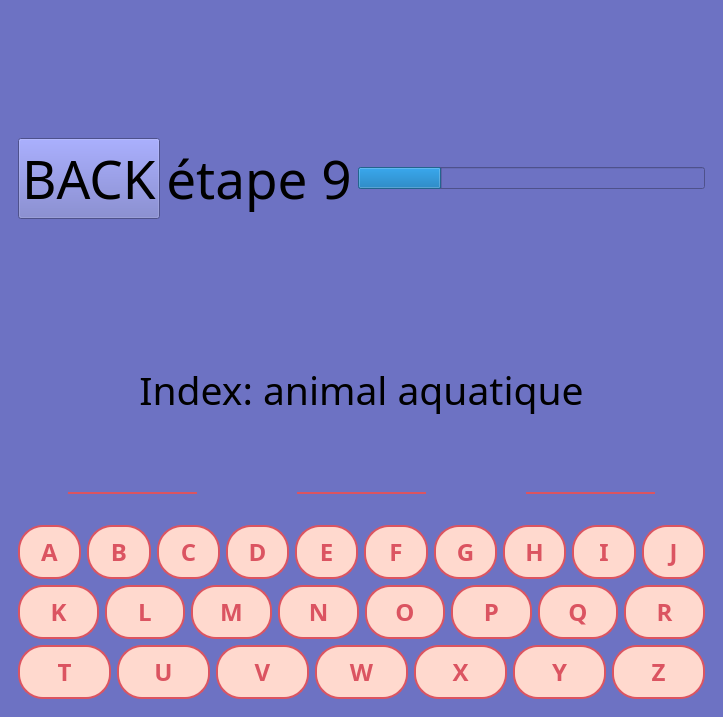
<?xml version="1.0" encoding="UTF-8"?>
<ui version="4.0">
 <class>MainWindow</class>
 <widget class="QMainWindow" name="MainWindow">
  <property name="geometry">
   <rect>
    <x>0</x>
    <y>0</y>
    <width>723</width>
    <height>717</height>
   </rect>
  </property>
  <property name="windowTitle">
   <string>MainWindow</string>
  </property>
  <widget class="QWidget" name="centralwidget">
   <property name="styleSheet">
    <string notr="true">background-color: rgb(109, 114, 195);</string>
   </property>
   <layout class="QVBoxLayout" name="verticalLayout_2">
    <item>
     <widget class="QWidget" name="widget" native="true">
      <layout class="QHBoxLayout" name="horizontalLayout">
       <item>
        <widget class="QPushButton" name="pushButton">
         <property name="font">
          <font>
           <family>Tempus Sans ITC</family>
           <pointsize>40</pointsize>
          </font>
         </property>
         <property name="text">
          <string>BACK</string>
         </property>
         <property name="icon">
          <iconset theme="QIcon::ThemeIcon::DocumentRevert"/>
         </property>
         <property name="iconSize">
          <size>
           <width>30</width>
           <height>30</height>
          </size>
         </property>
        </widget>
       </item>
       <item>
        <widget class="QLabel" name="label">
         <property name="font">
          <font>
           <family>Tempus Sans ITC</family>
           <pointsize>40</pointsize>
          </font>
         </property>
         <property name="frameShape">
          <enum>QFrame::Shape::NoFrame</enum>
         </property>
         <property name="text">
          <string>étape 9</string>
         </property>
         <property name="alignment">
          <set>Qt::AlignmentFlag::AlignCenter</set>
         </property>
        </widget>
       </item>
       <item>
        <widget class="QProgressBar" name="progressBar">
         <property name="autoFillBackground">
          <bool>false</bool>
         </property>
         <property name="styleSheet">
          <string notr="true"/>
         </property>
         <property name="value">
          <number>24</number>
         </property>
         <property name="alignment">
          <set>Qt::AlignmentFlag::AlignCenter</set>
         </property>
         <property name="textVisible">
          <bool>false</bool>
         </property>
         <property name="format">
          <string notr="true">%p%</string>
         </property>
        </widget>
       </item>
      </layout>
     </widget>
    </item>
    <item>
     <widget class="QWidget" name="widget_2" native="true">
      <layout class="QVBoxLayout" name="verticalLayout_3">
       <item>
        <layout class="QVBoxLayout" name="verticalLayout">
         <item>
          <widget class="QLabel" name="label_4">
           <property name="font">
            <font>
             <family>Tempus Sans ITC</family>
             <pointsize>29</pointsize>
            </font>
           </property>
           <property name="text">
            <string>Index: animal aquatique</string>
           </property>
           <property name="alignment">
            <set>Qt::AlignmentFlag::AlignCenter</set>
           </property>
          </widget>
         </item>
         <item>
          <widget class="QLabel" name="image">
           <property name="text">
            <string/>
           </property>
           <property name="pixmap">
            <pixmap resource="source.qrc">:/images/hangman/images/hangman.png</pixmap>
           </property>
           <property name="alignment">
            <set>Qt::AlignmentFlag::AlignCenter</set>
           </property>
          </widget>
         </item>
        </layout>
       </item>
       <item>
        <layout class="QHBoxLayout" name="horizontalLayout_2">
         <property name="spacing">
          <number>100</number>
         </property>
         <property name="leftMargin">
          <number>50</number>
         </property>
         <property name="topMargin">
          <number>10</number>
         </property>
         <property name="rightMargin">
          <number>50</number>
         </property>
         <property name="bottomMargin">
          <number>25</number>
         </property>
         <item>
          <widget class="QLineEdit" name="lineEdit_3">
           <property name="font">
            <font>
             <family>Tempus Sans ITC</family>
             <pointsize>14</pointsize>
             <bold>true</bold>
            </font>
           </property>
           <property name="cursor">
            <cursorShape>ArrowCursor</cursorShape>
           </property>
           <property name="styleSheet">
            <string notr="true">QLineEdit {
    border: none; /* Supprime toutes les bordures */
    border-bottom: 2px solid #DB5461; /* Ajoute une bordure uniquement en bas */
    padding: 5px; /* Ajout d'un espace interne pour le texte */
    background-color: transparent; /* Fond transparent (ou la couleur souhaitée) */
    color:  white; /* Couleur du texte */
}
</string>
           </property>
           <property name="maxLength">
            <number>1</number>
           </property>
           <property name="frame">
            <bool>true</bool>
           </property>
           <property name="alignment">
            <set>Qt::AlignmentFlag::AlignCenter</set>
           </property>
           <property name="readOnly">
            <bool>true</bool>
           </property>
           <property name="cursorMoveStyle">
            <enum>Qt::CursorMoveStyle::LogicalMoveStyle</enum>
           </property>
          </widget>
         </item>
         <item>
          <widget class="QLineEdit" name="lineEdit_2">
           <property name="font">
            <font>
             <family>Tempus Sans ITC</family>
             <pointsize>14</pointsize>
             <bold>true</bold>
            </font>
           </property>
           <property name="cursor">
            <cursorShape>ArrowCursor</cursorShape>
           </property>
           <property name="styleSheet">
            <string notr="true">QLineEdit {
    border: none; /* Supprime toutes les bordures */
    border-bottom: 2px solid #DB5461; /* Ajoute une bordure uniquement en bas */
    padding: 5px; /* Ajout d'un espace interne pour le texte */
    background-color: transparent; /* Fond transparent (ou la couleur souhaitée) */
    color:  white; /* Couleur du texte */
}
</string>
           </property>
           <property name="maxLength">
            <number>1</number>
           </property>
           <property name="frame">
            <bool>true</bool>
           </property>
           <property name="alignment">
            <set>Qt::AlignmentFlag::AlignCenter</set>
           </property>
           <property name="readOnly">
            <bool>true</bool>
           </property>
           <property name="cursorMoveStyle">
            <enum>Qt::CursorMoveStyle::LogicalMoveStyle</enum>
           </property>
          </widget>
         </item>
         <item>
          <widget class="QLineEdit" name="lineEdit">
           <property name="font">
            <font>
             <family>Tempus Sans ITC</family>
             <pointsize>14</pointsize>
             <bold>true</bold>
            </font>
           </property>
           <property name="cursor">
            <cursorShape>ArrowCursor</cursorShape>
           </property>
           <property name="styleSheet">
            <string notr="true">QLineEdit {
    border: none; /* Supprime toutes les bordures */
    border-bottom: 2px solid #DB5461; /* Ajoute une bordure uniquement en bas */
    padding: 5px; /* Ajout d'un espace interne pour le texte */
    background-color: transparent; /* Fond transparent (ou la couleur souhaitée) */
    color:  white; /* Couleur du texte */
}
</string>
           </property>
           <property name="maxLength">
            <number>1</number>
           </property>
           <property name="frame">
            <bool>true</bool>
           </property>
           <property name="alignment">
            <set>Qt::AlignmentFlag::AlignCenter</set>
           </property>
           <property name="readOnly">
            <bool>true</bool>
           </property>
           <property name="cursorMoveStyle">
            <enum>Qt::CursorMoveStyle::LogicalMoveStyle</enum>
           </property>
          </widget>
         </item>
        </layout>
       </item>
       <item>
        <layout class="QHBoxLayout" name="horizontalLayout_3">
         <item>
          <widget class="QPushButton" name="A">
           <property name="font">
            <font>
             <family>Tempus Sans ITC</family>
             <pointsize>18</pointsize>
             <bold>true</bold>
            </font>
           </property>
           <property name="styleSheet">
            <string notr="true">QPushButton {
    background-color: #FFD9CE; /* Fond par défaut */
    border: 2px solid #DB5461; /* Bordure */
    border-radius: 25px; /* Rayon (moitié du diamètre) */
    width: 50px; /* Diamètre du cercle */
    height: 50px; /* Diamètre du cercle */
    color: #DB5461; /* Couleur du texte */
    font-weight: bold; /* Texte en gras */
}

QPushButton:pressed {
    background-color: #DB5461; /* Fond quand coché */
    color: #FFD9CE; /* Texte quand coché */
}
</string>
           </property>
           <property name="text">
            <string>A</string>
           </property>
           <property name="checkable">
            <bool>false</bool>
           </property>
          </widget>
         </item>
         <item>
          <widget class="QPushButton" name="A_2">
           <property name="font">
            <font>
             <family>Tempus Sans ITC</family>
             <pointsize>18</pointsize>
             <bold>true</bold>
            </font>
           </property>
           <property name="styleSheet">
            <string notr="true">QPushButton {
    background-color: #FFD9CE; /* Fond par défaut */
    border: 2px solid #DB5461; /* Bordure */
    border-radius: 25px; /* Rayon (moitié du diamètre) */
    width: 50px; /* Diamètre du cercle */
    height: 50px; /* Diamètre du cercle */
    color: #DB5461; /* Couleur du texte */
    font-weight: bold; /* Texte en gras */
}

QPushButton:pressed {
    background-color: #DB5461; /* Fond quand coché */
    color: #FFD9CE; /* Texte quand coché */
}
</string>
           </property>
           <property name="text">
            <string>B</string>
           </property>
           <property name="checkable">
            <bool>false</bool>
           </property>
          </widget>
         </item>
         <item>
          <widget class="QPushButton" name="A_3">
           <property name="font">
            <font>
             <family>Tempus Sans ITC</family>
             <pointsize>18</pointsize>
             <bold>true</bold>
            </font>
           </property>
           <property name="styleSheet">
            <string notr="true">QPushButton {
    background-color: #FFD9CE; /* Fond par défaut */
    border: 2px solid #DB5461; /* Bordure */
    border-radius: 25px; /* Rayon (moitié du diamètre) */
    width: 50px; /* Diamètre du cercle */
    height: 50px; /* Diamètre du cercle */
    color: #DB5461; /* Couleur du texte */
    font-weight: bold; /* Texte en gras */
}

QPushButton:pressed {
    background-color: #DB5461; /* Fond quand coché */
    color: #FFD9CE; /* Texte quand coché */
}
</string>
           </property>
           <property name="text">
            <string>C</string>
           </property>
           <property name="checkable">
            <bool>false</bool>
           </property>
          </widget>
         </item>
         <item>
          <widget class="QPushButton" name="A_4">
           <property name="font">
            <font>
             <family>Tempus Sans ITC</family>
             <pointsize>18</pointsize>
             <bold>true</bold>
            </font>
           </property>
           <property name="styleSheet">
            <string notr="true">QPushButton {
    background-color: #FFD9CE; /* Fond par défaut */
    border: 2px solid #DB5461; /* Bordure */
    border-radius: 25px; /* Rayon (moitié du diamètre) */
    width: 50px; /* Diamètre du cercle */
    height: 50px; /* Diamètre du cercle */
    color: #DB5461; /* Couleur du texte */
    font-weight: bold; /* Texte en gras */
}

QPushButton:pressed {
    background-color: #DB5461; /* Fond quand coché */
    color: #FFD9CE; /* Texte quand coché */
}
</string>
           </property>
           <property name="text">
            <string>D</string>
           </property>
           <property name="checkable">
            <bool>false</bool>
           </property>
          </widget>
         </item>
         <item>
          <widget class="QPushButton" name="A_5">
           <property name="font">
            <font>
             <family>Tempus Sans ITC</family>
             <pointsize>18</pointsize>
             <bold>true</bold>
            </font>
           </property>
           <property name="styleSheet">
            <string notr="true">QPushButton {
    background-color: #FFD9CE; /* Fond par défaut */
    border: 2px solid #DB5461; /* Bordure */
    border-radius: 25px; /* Rayon (moitié du diamètre) */
    width: 50px; /* Diamètre du cercle */
    height: 50px; /* Diamètre du cercle */
    color: #DB5461; /* Couleur du texte */
    font-weight: bold; /* Texte en gras */
}

QPushButton:pressed {
    background-color: #DB5461; /* Fond quand coché */
    color: #FFD9CE; /* Texte quand coché */
}
</string>
           </property>
           <property name="text">
            <string>E</string>
           </property>
           <property name="checkable">
            <bool>false</bool>
           </property>
          </widget>
         </item>
         <item>
          <widget class="QPushButton" name="A_6">
           <property name="font">
            <font>
             <family>Tempus Sans ITC</family>
             <pointsize>18</pointsize>
             <bold>true</bold>
            </font>
           </property>
           <property name="styleSheet">
            <string notr="true">QPushButton {
    background-color: #FFD9CE; /* Fond par défaut */
    border: 2px solid #DB5461; /* Bordure */
    border-radius: 25px; /* Rayon (moitié du diamètre) */
    width: 50px; /* Diamètre du cercle */
    height: 50px; /* Diamètre du cercle */
    color: #DB5461; /* Couleur du texte */
    font-weight: bold; /* Texte en gras */
}

QPushButton:pressed {
    background-color: #DB5461; /* Fond quand coché */
    color: #FFD9CE; /* Texte quand coché */
}
</string>
           </property>
           <property name="text">
            <string>F</string>
           </property>
           <property name="checkable">
            <bool>false</bool>
           </property>
          </widget>
         </item>
         <item>
          <widget class="QPushButton" name="A_7">
           <property name="font">
            <font>
             <family>Tempus Sans ITC</family>
             <pointsize>18</pointsize>
             <bold>true</bold>
            </font>
           </property>
           <property name="styleSheet">
            <string notr="true">QPushButton {
    background-color: #FFD9CE; /* Fond par défaut */
    border: 2px solid #DB5461; /* Bordure */
    border-radius: 25px; /* Rayon (moitié du diamètre) */
    width: 50px; /* Diamètre du cercle */
    height: 50px; /* Diamètre du cercle */
    color: #DB5461; /* Couleur du texte */
    font-weight: bold; /* Texte en gras */
}

QPushButton:pressed {
    background-color: #DB5461; /* Fond quand coché */
    color: #FFD9CE; /* Texte quand coché */
}
</string>
           </property>
           <property name="text">
            <string>G</string>
           </property>
           <property name="checkable">
            <bool>false</bool>
           </property>
          </widget>
         </item>
         <item>
          <widget class="QPushButton" name="A_8">
           <property name="font">
            <font>
             <family>Tempus Sans ITC</family>
             <pointsize>18</pointsize>
             <bold>true</bold>
            </font>
           </property>
           <property name="styleSheet">
            <string notr="true">QPushButton {
    background-color: #FFD9CE; /* Fond par défaut */
    border: 2px solid #DB5461; /* Bordure */
    border-radius: 25px; /* Rayon (moitié du diamètre) */
    width: 50px; /* Diamètre du cercle */
    height: 50px; /* Diamètre du cercle */
    color: #DB5461; /* Couleur du texte */
    font-weight: bold; /* Texte en gras */
}

QPushButton:pressed {
    background-color: #DB5461; /* Fond quand coché */
    color: #FFD9CE; /* Texte quand coché */
}
</string>
           </property>
           <property name="text">
            <string>H</string>
           </property>
           <property name="checkable">
            <bool>false</bool>
           </property>
          </widget>
         </item>
         <item>
          <widget class="QPushButton" name="A_9">
           <property name="font">
            <font>
             <family>Tempus Sans ITC</family>
             <pointsize>18</pointsize>
             <bold>true</bold>
            </font>
           </property>
           <property name="styleSheet">
            <string notr="true">QPushButton {
    background-color: #FFD9CE; /* Fond par défaut */
    border: 2px solid #DB5461; /* Bordure */
    border-radius: 25px; /* Rayon (moitié du diamètre) */
    width: 50px; /* Diamètre du cercle */
    height: 50px; /* Diamètre du cercle */
    color: #DB5461; /* Couleur du texte */
    font-weight: bold; /* Texte en gras */
}

QPushButton:pressed {
    background-color: #DB5461; /* Fond quand coché */
    color: #FFD9CE; /* Texte quand coché */
}
</string>
           </property>
           <property name="text">
            <string>I</string>
           </property>
           <property name="checkable">
            <bool>false</bool>
           </property>
          </widget>
         </item>
         <item>
          <widget class="QPushButton" name="A_10">
           <property name="font">
            <font>
             <family>Tempus Sans ITC</family>
             <pointsize>18</pointsize>
             <bold>true</bold>
            </font>
           </property>
           <property name="styleSheet">
            <string notr="true">QPushButton {
    background-color: #FFD9CE; /* Fond par défaut */
    border: 2px solid #DB5461; /* Bordure */
    border-radius: 25px; /* Rayon (moitié du diamètre) */
    width: 50px; /* Diamètre du cercle */
    height: 50px; /* Diamètre du cercle */
    color: #DB5461; /* Couleur du texte */
    font-weight: bold; /* Texte en gras */
}

QPushButton:pressed {
    background-color: #DB5461; /* Fond quand coché */
    color: #FFD9CE; /* Texte quand coché */
}
</string>
           </property>
           <property name="text">
            <string>J</string>
           </property>
           <property name="checkable">
            <bool>false</bool>
           </property>
          </widget>
         </item>
        </layout>
       </item>
       <item>
        <layout class="QHBoxLayout" name="horizontalLayout_4">
         <item>
          <widget class="QPushButton" name="A_11">
           <property name="font">
            <font>
             <family>Tempus Sans ITC</family>
             <pointsize>18</pointsize>
             <bold>true</bold>
            </font>
           </property>
           <property name="styleSheet">
            <string notr="true">QPushButton {
    background-color: #FFD9CE; /* Fond par défaut */
    border: 2px solid #DB5461; /* Bordure */
    border-radius: 25px; /* Rayon (moitié du diamètre) */
    width: 50px; /* Diamètre du cercle */
    height: 50px; /* Diamètre du cercle */
    color: #DB5461; /* Couleur du texte */
    font-weight: bold; /* Texte en gras */
}

QPushButton:pressed {
    background-color: #DB5461; /* Fond quand coché */
    color: #FFD9CE; /* Texte quand coché */
}
</string>
           </property>
           <property name="text">
            <string>K</string>
           </property>
           <property name="checkable">
            <bool>false</bool>
           </property>
          </widget>
         </item>
         <item>
          <widget class="QPushButton" name="A_12">
           <property name="font">
            <font>
             <family>Tempus Sans ITC</family>
             <pointsize>18</pointsize>
             <bold>true</bold>
            </font>
           </property>
           <property name="styleSheet">
            <string notr="true">QPushButton {
    background-color: #FFD9CE; /* Fond par défaut */
    border: 2px solid #DB5461; /* Bordure */
    border-radius: 25px; /* Rayon (moitié du diamètre) */
    width: 50px; /* Diamètre du cercle */
    height: 50px; /* Diamètre du cercle */
    color: #DB5461; /* Couleur du texte */
    font-weight: bold; /* Texte en gras */
}

QPushButton:pressed {
    background-color: #DB5461; /* Fond quand coché */
    color: #FFD9CE; /* Texte quand coché */
}
</string>
           </property>
           <property name="text">
            <string>L</string>
           </property>
           <property name="checkable">
            <bool>false</bool>
           </property>
          </widget>
         </item>
         <item>
          <widget class="QPushButton" name="A_13">
           <property name="font">
            <font>
             <family>Tempus Sans ITC</family>
             <pointsize>18</pointsize>
             <bold>true</bold>
            </font>
           </property>
           <property name="styleSheet">
            <string notr="true">QPushButton {
    background-color: #FFD9CE; /* Fond par défaut */
    border: 2px solid #DB5461; /* Bordure */
    border-radius: 25px; /* Rayon (moitié du diamètre) */
    width: 50px; /* Diamètre du cercle */
    height: 50px; /* Diamètre du cercle */
    color: #DB5461; /* Couleur du texte */
    font-weight: bold; /* Texte en gras */
}

QPushButton:pressed {
    background-color: #DB5461; /* Fond quand coché */
    color: #FFD9CE; /* Texte quand coché */
}
</string>
           </property>
           <property name="text">
            <string>M</string>
           </property>
           <property name="checkable">
            <bool>false</bool>
           </property>
          </widget>
         </item>
         <item>
          <widget class="QPushButton" name="A_18">
           <property name="font">
            <font>
             <family>Tempus Sans ITC</family>
             <pointsize>18</pointsize>
             <bold>true</bold>
            </font>
           </property>
           <property name="styleSheet">
            <string notr="true">QPushButton {
    background-color: #FFD9CE; /* Fond par défaut */
    border: 2px solid #DB5461; /* Bordure */
    border-radius: 25px; /* Rayon (moitié du diamètre) */
    width: 50px; /* Diamètre du cercle */
    height: 50px; /* Diamètre du cercle */
    color: #DB5461; /* Couleur du texte */
    font-weight: bold; /* Texte en gras */
}

QPushButton:pressed {
    background-color: #DB5461; /* Fond quand coché */
    color: #FFD9CE; /* Texte quand coché */
}
</string>
           </property>
           <property name="text">
            <string>N</string>
           </property>
           <property name="checkable">
            <bool>false</bool>
           </property>
          </widget>
         </item>
         <item>
          <widget class="QPushButton" name="A_14">
           <property name="font">
            <font>
             <family>Tempus Sans ITC</family>
             <pointsize>18</pointsize>
             <bold>true</bold>
            </font>
           </property>
           <property name="styleSheet">
            <string notr="true">QPushButton {
    background-color: #FFD9CE; /* Fond par défaut */
    border: 2px solid #DB5461; /* Bordure */
    border-radius: 25px; /* Rayon (moitié du diamètre) */
    width: 50px; /* Diamètre du cercle */
    height: 50px; /* Diamètre du cercle */
    color: #DB5461; /* Couleur du texte */
    font-weight: bold; /* Texte en gras */
}

QPushButton:pressed {
    background-color: #DB5461; /* Fond quand coché */
    color: #FFD9CE; /* Texte quand coché */
}
</string>
           </property>
           <property name="text">
            <string>O</string>
           </property>
           <property name="checkable">
            <bool>false</bool>
           </property>
          </widget>
         </item>
         <item>
          <widget class="QPushButton" name="A_15">
           <property name="font">
            <font>
             <family>Tempus Sans ITC</family>
             <pointsize>18</pointsize>
             <bold>true</bold>
            </font>
           </property>
           <property name="styleSheet">
            <string notr="true">QPushButton {
    background-color: #FFD9CE; /* Fond par défaut */
    border: 2px solid #DB5461; /* Bordure */
    border-radius: 25px; /* Rayon (moitié du diamètre) */
    width: 50px; /* Diamètre du cercle */
    height: 50px; /* Diamètre du cercle */
    color: #DB5461; /* Couleur du texte */
    font-weight: bold; /* Texte en gras */
}

QPushButton:pressed {
    background-color: #DB5461; /* Fond quand coché */
    color: #FFD9CE; /* Texte quand coché */
}
</string>
           </property>
           <property name="text">
            <string>P</string>
           </property>
           <property name="checkable">
            <bool>false</bool>
           </property>
          </widget>
         </item>
         <item>
          <widget class="QPushButton" name="A_16">
           <property name="font">
            <font>
             <family>Tempus Sans ITC</family>
             <pointsize>18</pointsize>
             <bold>true</bold>
            </font>
           </property>
           <property name="styleSheet">
            <string notr="true">QPushButton {
    background-color: #FFD9CE; /* Fond par défaut */
    border: 2px solid #DB5461; /* Bordure */
    border-radius: 25px; /* Rayon (moitié du diamètre) */
    width: 50px; /* Diamètre du cercle */
    height: 50px; /* Diamètre du cercle */
    color: #DB5461; /* Couleur du texte */
    font-weight: bold; /* Texte en gras */
}

QPushButton:pressed {
    background-color: #DB5461; /* Fond quand coché */
    color: #FFD9CE; /* Texte quand coché */
}
</string>
           </property>
           <property name="text">
            <string>Q</string>
           </property>
           <property name="checkable">
            <bool>false</bool>
           </property>
          </widget>
         </item>
         <item>
          <widget class="QPushButton" name="A_17">
           <property name="font">
            <font>
             <family>Tempus Sans ITC</family>
             <pointsize>18</pointsize>
             <bold>true</bold>
            </font>
           </property>
           <property name="styleSheet">
            <string notr="true">QPushButton {
    background-color: #FFD9CE; /* Fond par défaut */
    border: 2px solid #DB5461; /* Bordure */
    border-radius: 25px; /* Rayon (moitié du diamètre) */
    width: 50px; /* Diamètre du cercle */
    height: 50px; /* Diamètre du cercle */
    color: #DB5461; /* Couleur du texte */
    font-weight: bold; /* Texte en gras */
}

QPushButton:pressed {
    background-color: #DB5461; /* Fond quand coché */
    color: #FFD9CE; /* Texte quand coché */
}
</string>
           </property>
           <property name="text">
            <string>R</string>
           </property>
           <property name="checkable">
            <bool>false</bool>
           </property>
          </widget>
         </item>
        </layout>
       </item>
       <item>
        <layout class="QHBoxLayout" name="horizontalLayout_5">
         <item>
          <widget class="QPushButton" name="A_20">
           <property name="font">
            <font>
             <family>Tempus Sans ITC</family>
             <pointsize>18</pointsize>
             <bold>true</bold>
            </font>
           </property>
           <property name="styleSheet">
            <string notr="true">QPushButton {
    background-color: #FFD9CE; /* Fond par défaut */
    border: 2px solid #DB5461; /* Bordure */
    border-radius: 25px; /* Rayon (moitié du diamètre) */
    width: 50px; /* Diamètre du cercle */
    height: 50px; /* Diamètre du cercle */
    color: #DB5461; /* Couleur du texte */
    font-weight: bold; /* Texte en gras */
}

QPushButton:pressed {
    background-color: #DB5461; /* Fond quand coché */
    color: #FFD9CE; /* Texte quand coché */
}
</string>
           </property>
           <property name="text">
            <string>T</string>
           </property>
           <property name="checkable">
            <bool>false</bool>
           </property>
          </widget>
         </item>
         <item>
          <widget class="QPushButton" name="A_21">
           <property name="font">
            <font>
             <family>Tempus Sans ITC</family>
             <pointsize>18</pointsize>
             <bold>true</bold>
            </font>
           </property>
           <property name="styleSheet">
            <string notr="true">QPushButton {
    background-color: #FFD9CE; /* Fond par défaut */
    border: 2px solid #DB5461; /* Bordure */
    border-radius: 25px; /* Rayon (moitié du diamètre) */
    width: 50px; /* Diamètre du cercle */
    height: 50px; /* Diamètre du cercle */
    color: #DB5461; /* Couleur du texte */
    font-weight: bold; /* Texte en gras */
}

QPushButton:pressed {
    background-color: #DB5461; /* Fond quand coché */
    color: #FFD9CE; /* Texte quand coché */
}
</string>
           </property>
           <property name="text">
            <string>U</string>
           </property>
           <property name="checkable">
            <bool>false</bool>
           </property>
          </widget>
         </item>
         <item>
          <widget class="QPushButton" name="A_22">
           <property name="font">
            <font>
             <family>Tempus Sans ITC</family>
             <pointsize>18</pointsize>
             <bold>true</bold>
            </font>
           </property>
           <property name="styleSheet">
            <string notr="true">QPushButton {
    background-color: #FFD9CE; /* Fond par défaut */
    border: 2px solid #DB5461; /* Bordure */
    border-radius: 25px; /* Rayon (moitié du diamètre) */
    width: 50px; /* Diamètre du cercle */
    height: 50px; /* Diamètre du cercle */
    color: #DB5461; /* Couleur du texte */
    font-weight: bold; /* Texte en gras */
}

QPushButton:pressed {
    background-color: #DB5461; /* Fond quand coché */
    color: #FFD9CE; /* Texte quand coché */
}
</string>
           </property>
           <property name="text">
            <string>V</string>
           </property>
           <property name="checkable">
            <bool>false</bool>
           </property>
          </widget>
         </item>
         <item>
          <widget class="QPushButton" name="A_23">
           <property name="font">
            <font>
             <family>Tempus Sans ITC</family>
             <pointsize>18</pointsize>
             <bold>true</bold>
            </font>
           </property>
           <property name="styleSheet">
            <string notr="true">QPushButton {
    background-color: #FFD9CE; /* Fond par défaut */
    border: 2px solid #DB5461; /* Bordure */
    border-radius: 25px; /* Rayon (moitié du diamètre) */
    width: 50px; /* Diamètre du cercle */
    height: 50px; /* Diamètre du cercle */
    color: #DB5461; /* Couleur du texte */
    font-weight: bold; /* Texte en gras */
}

QPushButton:pressed {
    background-color: #DB5461; /* Fond quand coché */
    color: #FFD9CE; /* Texte quand coché */
}
</string>
           </property>
           <property name="text">
            <string>W</string>
           </property>
           <property name="checkable">
            <bool>false</bool>
           </property>
          </widget>
         </item>
         <item>
          <widget class="QPushButton" name="A_24">
           <property name="font">
            <font>
             <family>Tempus Sans ITC</family>
             <pointsize>18</pointsize>
             <bold>true</bold>
            </font>
           </property>
           <property name="styleSheet">
            <string notr="true">QPushButton {
    background-color: #FFD9CE; /* Fond par défaut */
    border: 2px solid #DB5461; /* Bordure */
    border-radius: 25px; /* Rayon (moitié du diamètre) */
    width: 50px; /* Diamètre du cercle */
    height: 50px; /* Diamètre du cercle */
    color: #DB5461; /* Couleur du texte */
    font-weight: bold; /* Texte en gras */
}

QPushButton:pressed {
    background-color: #DB5461; /* Fond quand coché */
    color: #FFD9CE; /* Texte quand coché */
}
</string>
           </property>
           <property name="text">
            <string>X</string>
           </property>
           <property name="checkable">
            <bool>false</bool>
           </property>
          </widget>
         </item>
         <item>
          <widget class="QPushButton" name="A_25">
           <property name="font">
            <font>
             <family>Tempus Sans ITC</family>
             <pointsize>18</pointsize>
             <bold>true</bold>
            </font>
           </property>
           <property name="styleSheet">
            <string notr="true">QPushButton {
    background-color: #FFD9CE; /* Fond par défaut */
    border: 2px solid #DB5461; /* Bordure */
    border-radius: 25px; /* Rayon (moitié du diamètre) */
    width: 50px; /* Diamètre du cercle */
    height: 50px; /* Diamètre du cercle */
    color: #DB5461; /* Couleur du texte */
    font-weight: bold; /* Texte en gras */
}

QPushButton:pressed {
    background-color: #DB5461; /* Fond quand coché */
    color: #FFD9CE; /* Texte quand coché */
}
</string>
           </property>
           <property name="text">
            <string>Y</string>
           </property>
           <property name="checkable">
            <bool>false</bool>
           </property>
          </widget>
         </item>
         <item>
          <widget class="QPushButton" name="A_26">
           <property name="font">
            <font>
             <family>Tempus Sans ITC</family>
             <pointsize>18</pointsize>
             <bold>true</bold>
            </font>
           </property>
           <property name="styleSheet">
            <string notr="true">QPushButton {
    background-color: #FFD9CE; /* Fond par défaut */
    border: 2px solid #DB5461; /* Bordure */
    border-radius: 25px; /* Rayon (moitié du diamètre) */
    width: 50px; /* Diamètre du cercle */
    height: 50px; /* Diamètre du cercle */
    color: #DB5461; /* Couleur du texte */
    font-weight: bold; /* Texte en gras */
}

QPushButton:pressed {
    background-color: #DB5461; /* Fond quand coché */
    color: #FFD9CE; /* Texte quand coché */
}
</string>
           </property>
           <property name="text">
            <string>Z</string>
           </property>
           <property name="checkable">
            <bool>false</bool>
           </property>
          </widget>
         </item>
        </layout>
       </item>
      </layout>
     </widget>
    </item>
   </layout>
  </widget>
 </widget>
 <resources>
  <include location="source.qrc"/>
  <include location="source.qrc"/>
 </resources>
 <connections/>
</ui>
